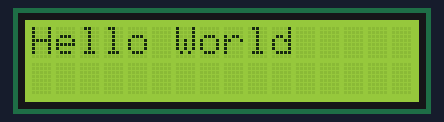
This sketch was run on a simulated Arduino Uno, built with avr-gcc and run on an emulated ATmega328P. Shown: 16×2 character LCD.

Above: at 0.1 s.
At 4.5 s:
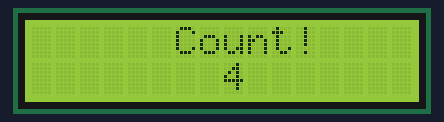
At 9.1 s:
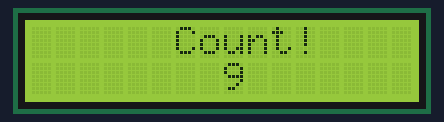
At 13.1 s:
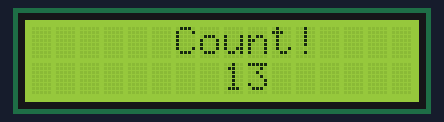
At 22.1 s:
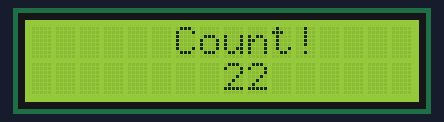
At 39.1 s:
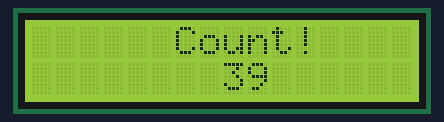

The sketch:

Code.ino
```cpp
#include <LiquidCrystal.h>

const int rs = 12, en = 11,d4 = 5, d5 = 4, d6 = 3, d7 = 2;

LiquidCrystal lcd(rs,en,d4,d5,d6,d7);

void setup()
{
  lcd.begin(16,2);
  lcd.print("Hello World");
  delay(2000);

  for (int positionCount = 0; positionCount < 16; positionCount++){
    lcd.scrollDisplayRight();
    delay(150);
  }
  lcd.clear();
  lcd.setCursor(6,0);
  lcd.print("Count!");
}

void loop()
{
  lcd.setCursor(8,1);
  //print the number of seconds since reset
  lcd.print(millis()/1000);
}
```

Measured:
- what the display in image 1 shows lasts 0.5 s, from 4.5 s to 5.0 s
- what the display in image 2 shows lasts 1.0 s, from 9.0 s to 10.0 s
